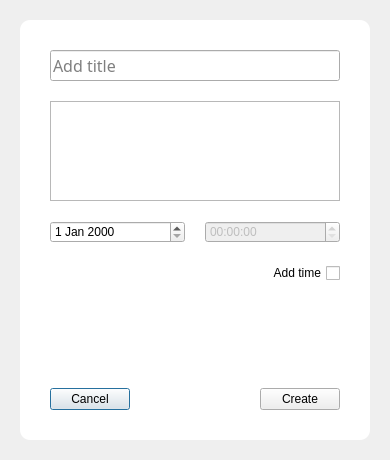
<?xml version="1.0" encoding="UTF-8"?>
<ui version="4.0">
 <class>Dialog</class>
 <widget class="QDialog" name="Dialog">
  <property name="geometry">
   <rect>
    <x>0</x>
    <y>0</y>
    <width>390</width>
    <height>460</height>
   </rect>
  </property>
  <property name="font">
   <font>
    <family>Segoe UI Light</family>
    <pointsize>12</pointsize>
    <weight>3</weight>
    <italic>false</italic>
    <bold>false</bold>
   </font>
  </property>
  <property name="windowTitle">
   <string>Dialog</string>
  </property>
  <property name="styleSheet">
   <string notr="true">font: 25 12pt &quot;Segoe UI Light&quot;;</string>
  </property>
  <layout class="QVBoxLayout" name="verticalLayout">
   <property name="spacing">
    <number>0</number>
   </property>
   <property name="leftMargin">
    <number>20</number>
   </property>
   <property name="topMargin">
    <number>20</number>
   </property>
   <property name="rightMargin">
    <number>20</number>
   </property>
   <property name="bottomMargin">
    <number>20</number>
   </property>
   <item>
    <widget class="QFrame" name="frame">
     <property name="styleSheet">
      <string notr="true">.QFrame {
	background-color: rgb(255, 255, 255);
	border: 0px solid;
	border-radius: 10px;
}</string>
     </property>
     <property name="frameShape">
      <enum>QFrame::StyledPanel</enum>
     </property>
     <property name="frameShadow">
      <enum>QFrame::Raised</enum>
     </property>
     <layout class="QVBoxLayout" name="verticalLayout_2">
      <property name="spacing">
       <number>20</number>
      </property>
      <property name="leftMargin">
       <number>30</number>
      </property>
      <property name="topMargin">
       <number>30</number>
      </property>
      <property name="rightMargin">
       <number>30</number>
      </property>
      <property name="bottomMargin">
       <number>30</number>
      </property>
      <item>
       <widget class="QLineEdit" name="title">
        <property name="font">
         <font>
          <family>Segoe UI Light</family>
          <pointsize>12</pointsize>
          <weight>3</weight>
          <italic>false</italic>
          <bold>false</bold>
         </font>
        </property>
        <property name="placeholderText">
         <string>Add title</string>
        </property>
       </widget>
      </item>
      <item>
       <widget class="QTextEdit" name="description">
        <property name="minimumSize">
         <size>
          <width>0</width>
          <height>0</height>
         </size>
        </property>
        <property name="maximumSize">
         <size>
          <width>16777215</width>
          <height>100</height>
         </size>
        </property>
        <property name="font">
         <font>
          <family>Segoe UI Light</family>
          <pointsize>12</pointsize>
          <weight>3</weight>
          <italic>false</italic>
          <bold>false</bold>
         </font>
        </property>
        <property name="focusPolicy">
         <enum>Qt::WheelFocus</enum>
        </property>
       </widget>
      </item>
      <item>
       <widget class="QWidget" name="widget" native="true">
        <layout class="QGridLayout" name="gridLayout_3">
         <property name="leftMargin">
          <number>0</number>
         </property>
         <property name="topMargin">
          <number>0</number>
         </property>
         <property name="rightMargin">
          <number>0</number>
         </property>
         <property name="bottomMargin">
          <number>0</number>
         </property>
         <property name="horizontalSpacing">
          <number>20</number>
         </property>
         <item row="0" column="0">
          <widget class="QDateEdit" name="date_pciker_2"/>
         </item>
         <item row="0" column="1">
          <widget class="QTimeEdit" name="time_picker_2">
           <property name="enabled">
            <bool>false</bool>
           </property>
          </widget>
         </item>
        </layout>
       </widget>
      </item>
      <item>
       <widget class="QCheckBox" name="enable_time">
        <property name="layoutDirection">
         <enum>Qt::RightToLeft</enum>
        </property>
        <property name="text">
         <string>Add time</string>
        </property>
       </widget>
      </item>
      <item>
       <spacer name="verticalSpacer">
        <property name="orientation">
         <enum>Qt::Vertical</enum>
        </property>
        <property name="sizeHint" stdset="0">
         <size>
          <width>20</width>
          <height>50</height>
         </size>
        </property>
       </spacer>
      </item>
      <item>
       <layout class="QHBoxLayout" name="horizontalLayout_4">
        <item>
         <widget class="QPushButton" name="btn_cancel_2">
          <property name="text">
           <string>Cancel</string>
          </property>
         </widget>
        </item>
        <item>
         <spacer name="horizontalSpacer_2">
          <property name="orientation">
           <enum>Qt::Horizontal</enum>
          </property>
          <property name="sizeHint" stdset="0">
           <size>
            <width>40</width>
            <height>20</height>
           </size>
          </property>
         </spacer>
        </item>
        <item>
         <widget class="QPushButton" name="btn_create_2">
          <property name="text">
           <string>Create</string>
          </property>
          <property name="flat">
           <bool>false</bool>
          </property>
         </widget>
        </item>
       </layout>
      </item>
     </layout>
    </widget>
   </item>
  </layout>
 </widget>
 <resources/>
 <connections/>
</ui>
